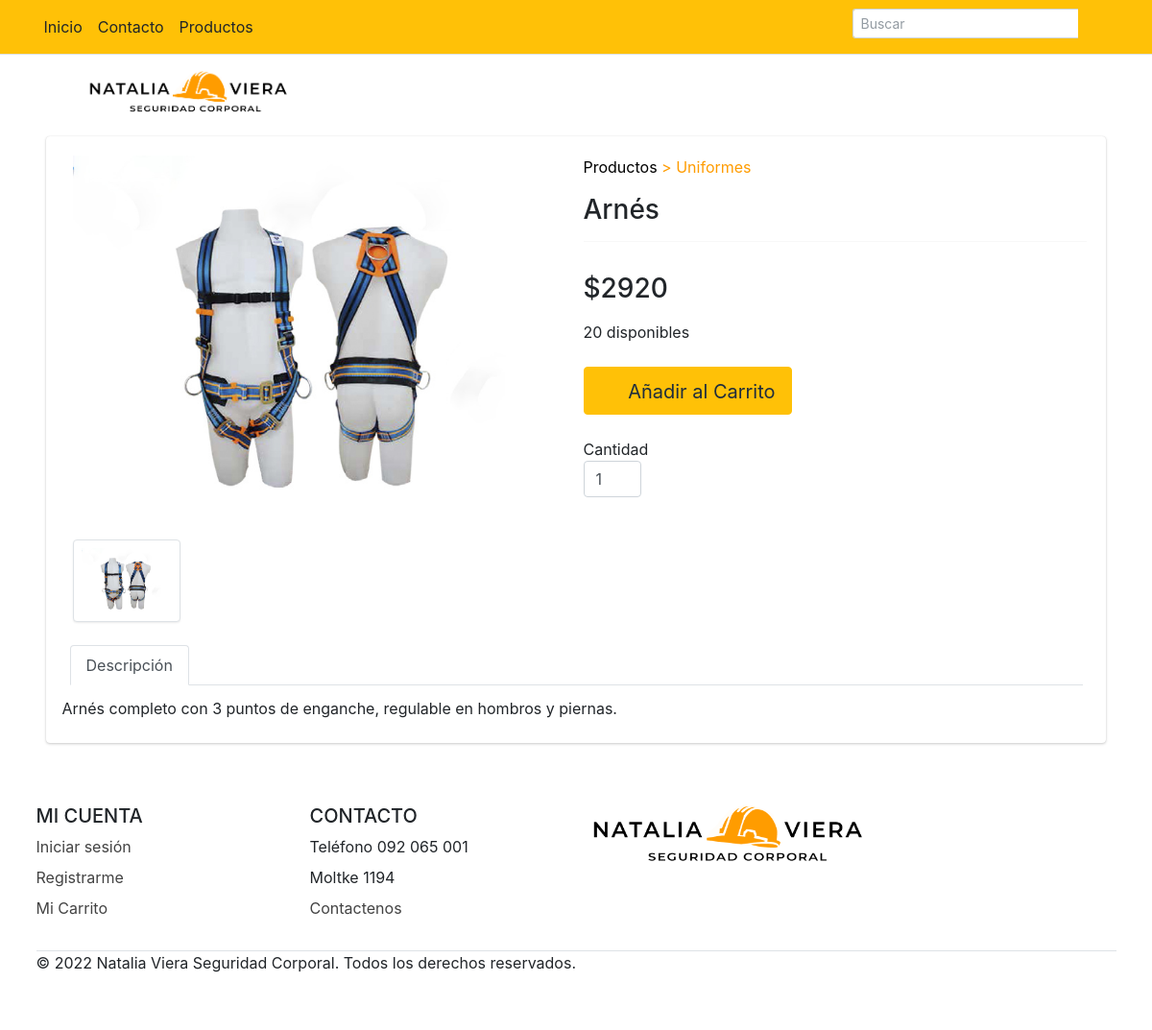
The page /index.php?modulo=detalleproducto&id=2 on the database as committed earlier.
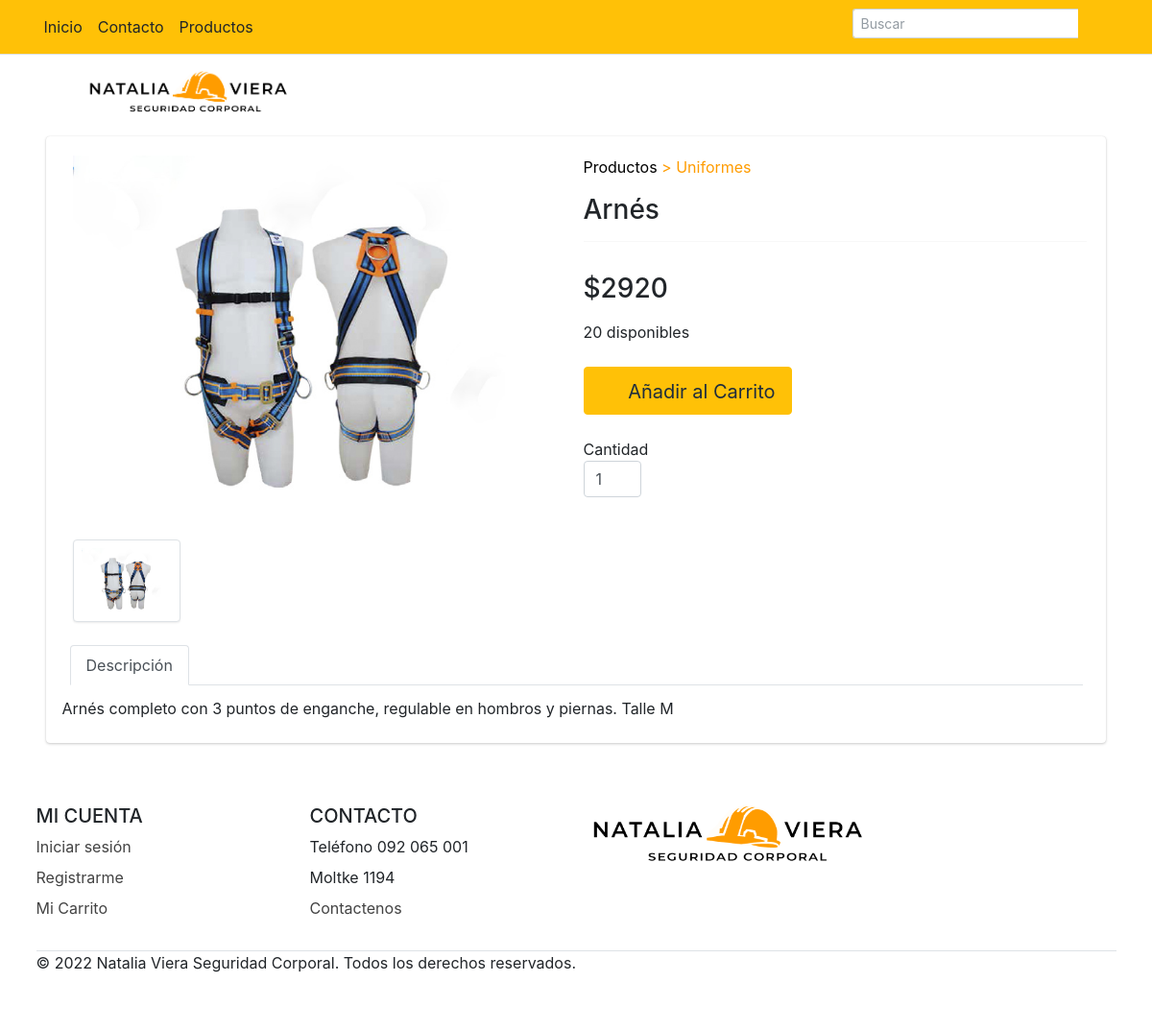
The same page on the database as committed later.
### tables this page shows
create table if not exists Producto(
ID_Producto int auto_increment primary key,
Nombre_Producto varchar(128) not null,
Descripcion varchar(1024),
Precio decimal not null,
Stock int not null,
Talle varchar(3),
Descuento decimal not null,
Ruta_Imagen varchar(128) not null,
ID_Proveedor int not null,
ID_Categoria int not null,
constraint fk_productoProveedor foreign key (ID_Proveedor) references Proveedor(ID_Proveedor),
constraint fk_productoCategoria foreign key (ID_Categoria) references Categoria(ID_Categoria)
);

create table if not exists Categoria (
ID_Categoria int auto_increment primary key,
Nombre_Categoria varchar (64) not null
);

### pages/detalleproducto.php (the view, shortened to what this page needs)
<?php
$id = mysqli_real_escape_string($con, $_REQUEST['id'] ?? '');
$queryProducto = "SELECT * FROM Producto P
                    JOIN Categoria C on C.ID_Categoria=P.ID_Categoria where ID_Producto='$id';  ";
$resProducto = mysqli_query($con, $queryProducto);
$rowProducto = mysqli_fetch_assoc($resProducto);
?>
<div class="card card-solid mx-5">
    <div class="card-body">
        <div class="row">
            <div class="col-12 col-sm-6">
                <div class="col-12">
                    <img src="admin/dist/img/products/<?php echo $rowProducto['Ruta_Imagen'] ?>" class="product-image">
                </div>
                <div class="col-12 product-image-thumbs">
                    <div class="product-image-thumb"><img src="admin/dist/img/products/<?php echo $rowProducto['Ruta_Imagen'] ?>"></div>
                </div>
            </div>
            <div class="col-12 col-sm-6">
                <p style="color: #ff9c00"><a style="color: black;" href="index.php?modulo=allproductos">Productos</a> > <?php echo $rowProducto['Nombre_Categoria'] ?></p>
                <h3 class="my-3"><?php echo $rowProducto['Nombre_Producto'] ?></h3>
                <hr>
                <div class="py-2 mt-4">
                    <div class="mb-0">
                        <h3>
                            $<?php echo $rowProducto['Precio']?>
                        </h3>
                    </div>
                </div>
                <p><?php echo $rowProducto['Stock'] ?> disponibles</p>
                <div class="mt-4">
                    <button class="btn btn-warning rounded btn-lg btn-flat" id="agregarCarrito" data-id="<?php echo $_REQUEST['id'] ?>" data-nombre="<?php echo $rowProducto['Nombre_Producto'] ?>" data-web_path="./admin/dist/img/products/<?php echo $rowProducto['Ruta_Imagen'] ?>" data-precio="<?php echo $rowProducto['Precio'] ?>">
                        <box-icon name='cart-add'></box-icon>
                        Añadir al Carrito
                    </button>
                </div>
                <div class="mt-4">
                    Cantidad
                    <input type="number" class="form-control" style="width: 60px;" id="cantidadProducto" value="1" min="1" max="<?php echo $rowProducto['Stock'] ?>">
                </div>
            </div>
        </div>
        <div class="row mt-4 mb-6">
            <nav class="w-100">
                <div class="nav nav-tabs" id="product-tab" role="tablist">
                    <a class="nav-item nav-link active" id="product-desc-tab" data-toggle="tab" href="#product-desc" role="tab" aria-controls="product-desc" aria-selected="true">Descripción</a>
                </div>
            </nav>
            <div class="tab-content p-1 mt-2" id="nav-tabContent">
                <div class="tab-pane fade show active" role="tabpanel" aria-labelledby="product-desc-tab"><?php echo $rowProducto['Descripcion'] ?></div>
            </div>
        </div>
    </div>
</div>

Rows that differ between the two databases and show on the page:
changed producto "Arnés": Descripcion "Arnés completo con 3 puntos de enganche, regulable en hombros y piernas." → "Arnés completo con 3 puntos de enganche, regulable en hombros y piernas. Talle M"
